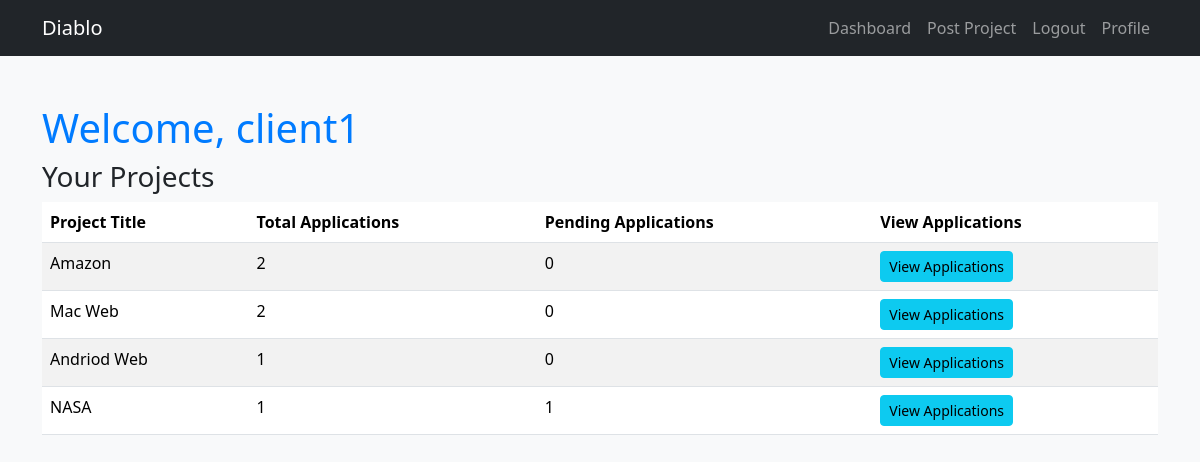
/client/dashboard (signed in), run on the app's committed database.
### core/models.py (models this page shows, shortened)
class CustomUser(AbstractUser):
    ROLE_CHOICES = (
        ('client', 'Client'),
        ('freelancer', 'Freelancer'),
    )
    role = models.CharField(max_length=20, choices=ROLE_CHOICES)

class Project(models.Model):
    title = models.CharField(max_length=255)
    description = models.TextField()
    budget = models.DecimalField(max_digits=10, decimal_places=2)
    created_by = models.ForeignKey(User, on_delete=models.CASCADE, related_name='projects')
    created_at = models.DateTimeField(auto_now_add=True)

### core/views.py (the view)
# urls.py: path('client/dashboard', views.client_dashboard, name='client_dashboard'),
@login_required
def client_dashboard(request):
    if request.user.role != 'client':
        return redirect('login')  # Only clients can access this page
    projects = Project.objects.filter(created_by=request.user)
    project_stats = []
    for project in projects:
        total_applications = project.applications.count()
        pending_applications = project.applications.filter(status='pending').count()
        project_stats.append({
            'project': project,
            'total_applications': total_applications,
            'pending_applications': pending_applications,
        })
    return render(request, 'client_dashboard.html', {'project_stats': project_stats})

### core/templates/client_dashboard.html (shortened to what this page needs)
{% extends 'base.html' %}
{% block content %}
<h1>Welcome, {{ user.username }}</h1>
<h3>Your Projects</h3>
{% if project_stats %}
<table class="table table-striped">
    <thead>
        <tr>
            <th>Project Title</th>
            <th>Total Applications</th>
            <th>Pending Applications</th>
            <th>View Applications</th>
        </tr>
    </thead>
    <tbody>
        {% for stat in project_stats %}
        <tr>
            <td>{{ stat.project.title }}</td>
            <td>{{ stat.total_applications }}</td>
            <td>{{ stat.pending_applications }}</td>
            <td>
                <a href="{% url 'view_applications' stat.project.id %}" class="btn btn-info btn-sm">
                    View Applications
                </a>
            </td>
        </tr>
        {% endfor %}
    </tbody>
</table>
{% else %}
<p>You have not posted any projects yet.</p>
<a href="{% url 'post_project' %}" class="btn btn-primary">Post a Project</a>
{% endif %}
{% endblock %}

### static/css/custom.css (style rules this page uses)
body { background-color: #f8f9fa; }
h1 { color: #007bff; }

### data on the page
CustomUser: username "client1"
Project: project "Amazon", total_applications "2", pending_applications "0"
Project: project "Mac Web", total_applications "2", pending_applications "0"
Project: project "Andriod Web", total_applications "1", pending_applications "0"
Project: project "NASA", total_applications "1", pending_applications "1"
